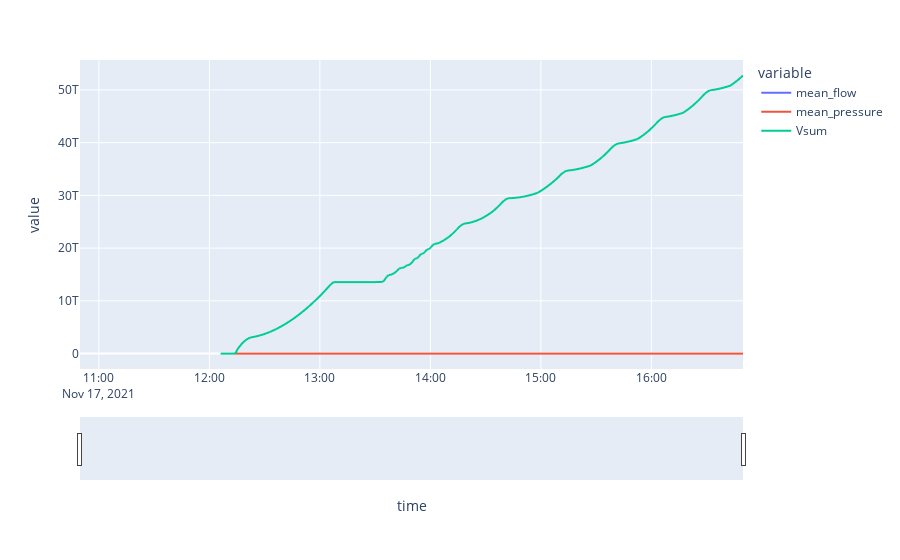

Notebook code cell kept with this figure:
### Code cell
#dfa =df.filter(items=[ 'mean_pressure', 'mean_flow'])
fig = px.line(df, x='time', y=["mean_flow","mean_pressure", "Vsum"])
fig.update_xaxes(rangeslider_visible=True)
fig.show()
# px.line(data_frame=dfa)

### Figure 1 — Plotly figure (JSON) as saved in the notebook; plotly's stock layout.template omitted (floating-point values rounded to 4 significant figures; data arrays with more than 128 entries replaced by an {"elided": "..."} marker saying what was removed)
{"data": [{"hovertemplate": "variable=mean_flow<br>time=%{x}<br>value=%{y}<extra></extra>", "legendgroup": "mean_flow", "line": {"color": "#636efa", "dash": "solid"}, "mode": "lines", "name": "mean_flow", "showlegend": true, "type": "scattergl", "x": {"elided": "4321 str values"}, "xaxis": "x", "y": {"elided": "4321 float values"}, "yaxis": "y"}, {"hovertemplate": "variable=mean_pressure<br>time=%{x}<br>value=%{y}<extra></extra>", "legendgroup": "mean_pressure", "line": {"color": "#EF553B", "dash": "solid"}, "mode": "lines", "name": "mean_pressure", "showlegend": true, "type": "scattergl", "x": {"elided": "4321 str values"}, "xaxis": "x", "y": {"elided": "4321 float values"}, "yaxis": "y"}, {"hovertemplate": "variable=Vsum<br>time=%{x}<br>value=%{y}<extra></extra>", "legendgroup": "Vsum", "line": {"color": "#00cc96", "dash": "solid"}, "mode": "lines", "name": "Vsum", "showlegend": true, "type": "scattergl", "x": {"elided": "4321 str values"}, "xaxis": "x", "y": {"elided": "4321 float values"}, "yaxis": "y"}], "layout": {"legend": {"title": {"text": "variable"}, "tracegroupgap": 0}, "margin": {"t": 60}, "xaxis": {"anchor": "y", "domain": [0, 1], "rangeslider": {"visible": true}, "title": {"text": "time"}}, "yaxis": {"anchor": "x", "domain": [0, 1], "title": {"text": "value"}}}}
